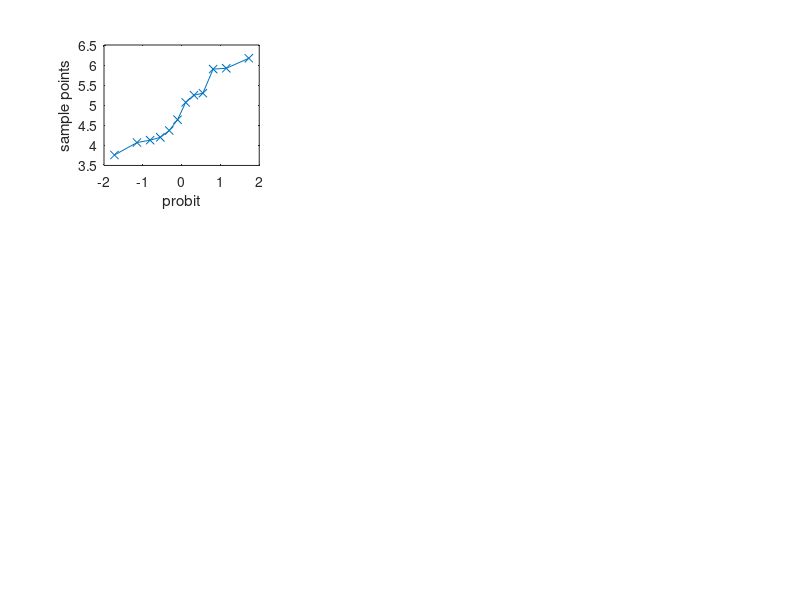

Reproduce this figure in MATLAB. (Note: this script raises an error after producing the figure.)
clc; clear; close all;

%% Dane FEV (toksyna x zaklad, n=12 na grupe)
T1_Z1 = [4.64,5.92,5.25,6.17,4.20,5.90,5.07,4.13,4.07,5.30,4.37,3.76]';
T2_Z1 = [3.21,3.17,3.88,3.50,2.47,4.12,3.51,3.85,4.22,3.07,3.62,2.95]';
T3_Z1 = [3.75,2.50,2.65,2.84,3.09,2.90,2.62,2.75,3.10,1.99,2.42,2.37]';
T1_Z2 = [5.12,6.10,4.85,4.72,5.36,5.41,5.31,4.78,5.08,4.97,5.85,5.26]';
T2_Z2 = [3.92,3.75,4.01,4.64,3.63,3.46,4.01,3.39,3.78,3.51,3.19,4.04]';
T3_Z2 = [2.95,3.21,3.15,3.25,2.30,2.76,3.01,2.31,2.50,2.02,2.64,2.27]';
T1_Z3 = [4.64,4.32,4.13,5.17,3.77,3.85,4.12,5.07,3.25,3.49,3.65,4.10]';
T2_Z3 = [4.95,5.22,5.16,5.35,4.35,4.89,5.61,4.98,5.77,5.23,4.76,5.15]';
T3_Z3 = [2.95,2.80,3.63,3.85,2.19,3.32,2.68,3.35,3.12,4.11,2.90,2.75]';

% macierz do anova2: 
% kolumny = toksyny (T1,T2,T3)
% wiersze pogrupowane po 12 = zaklady (Z1,Z2,Z3)
X = [T1_Z1, T2_Z1, T3_Z1;
     T1_Z2, T2_Z2, T3_Z2;
     T1_Z3, T2_Z3, T3_Z3];

%% Sprawdzenie normalnosci - QQ-plots + lilietest dla 9 grup
groups = {T1_Z1,T2_Z1,T3_Z1, T1_Z2,T2_Z2,T3_Z2, T1_Z3,T2_Z3,T3_Z3};
labels  = {'T1-Z1','T2-Z1','T3-Z1','T1-Z2','T2-Z2','T3-Z2','T1-Z3','T2-Z3','T3-Z3'};

figure('Name', 'Normalnosc FEV');
all_normal = true;
for i = 1:9
    subplot(3,3,i);
    qqplot(groups{i});
    [h, p] = lillietest(groups{i});
    title(labels{i});
    xlabel(sprintf('Lilliefors: p=%.3f, h=%d', p, h));
    if h, all_normal = false; end
end
sgtitle('QQ-plots FEV (h=0: normalny)');

if all_normal
    fprintf('Normalnosc: wszystkie grupy normalne (brak podstaw do odrzucenia normalnosci).\n');
else
    fprintf('Normalnosc: co najmniej jedna grupa odbiega od normalnosci!\n');
end

%% Sprawdzenie rownosci wariancji dla 9 grup
% X(:) laczy kolumny kolejno: T1(Z1,Z2,Z3), T2(Z1,Z2,Z3), T3(Z1,Z2,Z3)
group_ids = repelem(1:9, 12)';
[p_bart] = vartestn(X(:), group_ids, 'TestType', 'Bartlett', 'Display', 'off');
fprintf('Bartlett (rownosc wariancji, 9 grup): p=%.4f', p_bart);
if p_bart > 0.05
    fprintf('-> wariancje rowne (zalozenie spelnione)\n');
else
    fprintf('-> wariancje NIEROWNE (zalozenie niespelnione!)\n');
end

%% Dwuczynnikowa ANOVA (jesli zalozenia spelnione)
% H01: FEV nie zalezy od toksyny (kolumny)
% H02: FEV nie zalezy od zakladu (wiersze)
% H03: brak synergicznego wplywu toksyny i zakladu (interakcja)
fprintf('\nDwuczynnikowa ANOVA (toksyna x zaklad, n=12 na grupe):\n');

%[p, ~, stats] = anova2(X, 12);

% kolejnosc grup: T1Z1, T2Z1, T3Z1, T1Z2, T2Z2, T3Z2, T1Z3, T2Z3, T3Z3
values   = cell2mat(groups(:)); % 108x1
toksyna  = repelem([1;2;3;1;2;3;1;2;3], 12);
zaklad   = repelem([1;1;1;2;2;2;3;3;3], 12);
[p, ~, stats] = anovan(values, {toksyna, zaklad}, 'model', 'interaction', 'varnames', {'Toksyna', 'Zaklad'}, 'display', 'off');

fprintf('Toksyna (kolumny): p=%.4f\n', p(1));
fprintf('Zaklad (wiersze): p=%.4f\n', p(2));
fprintf('Interakcja: p=%.4f\n', p(3));

%% Post-hoc
if p(1) < 0.05
    fprintf('\nIstotny efekt toksyny -> post-hoc:\n');
    figure('Name', 'Post-hoc: toksyna');
    multcompare(stats, 'Dimension', 1);
    title('Roznice miedzy toksynami');
end

if p(2) < 0.05
    fprintf('Istotny efekt zakladu -> post-hoc:\n');
    figure('Name', 'Post-hoc: zaklad');
    multcompare(stats, 'Dimension', 2);
    title('Roznice miedzy zakladami');
end

if p(3) < 0.05
    fprintf('Istotna interakcja toksyna x zaklad.\n');
else
    fprintf('Brak istotnej interakcji toksyna x zaklad (p=%.4f).\n', p(3));
end
